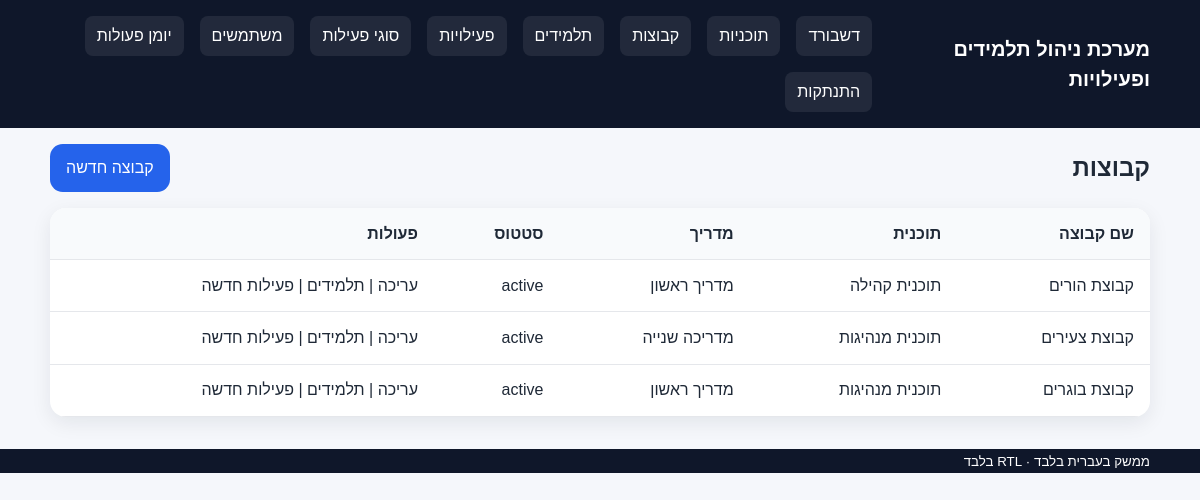
/groups.php (signed in), run on the app's committed database.
### tables this page shows
CREATE TABLE groups (
    id BIGINT UNSIGNED AUTO_INCREMENT PRIMARY KEY,
    program_id BIGINT UNSIGNED NOT NULL,
    name VARCHAR(150) NOT NULL,
    instructor_user_id BIGINT UNSIGNED NOT NULL,
    status ENUM('active', 'inactive') NOT NULL DEFAULT 'active',
    created_at TIMESTAMP NULL DEFAULT CURRENT_TIMESTAMP,
    updated_at TIMESTAMP NULL DEFAULT CURRENT_TIMESTAMP ON UPDATE CURRENT_TIMESTAMP,
    INDEX idx_groups_program (program_id),
    INDEX idx_groups_instructor (instructor_user_id),
    CONSTRAINT fk_groups_program FOREIGN KEY (program_id) REFERENCES programs(id),
    CONSTRAINT fk_groups_instructor FOREIGN KEY (instructor_user_id) REFERENCES users(id)
);

CREATE TABLE programs (
    id BIGINT UNSIGNED AUTO_INCREMENT PRIMARY KEY,
    name VARCHAR(150) NOT NULL,
    status ENUM('active', 'inactive') NOT NULL DEFAULT 'active',
    deleted_at TIMESTAMP NULL DEFAULT NULL,
    created_at TIMESTAMP NULL DEFAULT CURRENT_TIMESTAMP,
    updated_at TIMESTAMP NULL DEFAULT CURRENT_TIMESTAMP ON UPDATE CURRENT_TIMESTAMP
);

CREATE TABLE users (
    id BIGINT UNSIGNED AUTO_INCREMENT PRIMARY KEY,
    full_name VARCHAR(150) NOT NULL,
    username VARCHAR(100) NOT NULL UNIQUE,
    phone VARCHAR(30) NULL,
    password_hash VARCHAR(255) NOT NULL,
    role ENUM('admin', 'coordinator', 'instructor') NOT NULL,
    is_active TINYINT(1) NOT NULL DEFAULT 1,
    deleted_at TIMESTAMP NULL DEFAULT NULL,
    created_at TIMESTAMP NULL DEFAULT CURRENT_TIMESTAMP,
    updated_at TIMESTAMP NULL DEFAULT CURRENT_TIMESTAMP ON UPDATE CURRENT_TIMESTAMP
);

### config/config.php (called while the page is built)
<?php
return [
    'app_name' => 'מערכת ניהול תלמידים ופעילויות',
    'base_url' => '/public',
    'db' => [
        'host' => '127.0.0.1',
        'port' => '3306',
        'name' => 'student_mvp',
        'user' => 'root',
        'pass' => '',
        'charset' => 'utf8mb4',
    ],
    'session_name' => 'student_mvp_session',
];

### includes/db.php (called while the page is built, shortened)
<?php
function getConfig(): array
{
    static $config = null;
    if ($config === null) {
        $config = require __DIR__ . '/../config/config.php';
    }
    return $config;
}

### includes/auth.php (called while the page is built, shortened)
<?php
require_once __DIR__ . '/db.php';
require_once __DIR__ . '/functions.php';
$config = getConfig();
function user(): ?array
{
    return $_SESSION['user'] ?? null;
}

### includes/functions.php (called while the page is built, shortened)
<?php
function e($value): string
{
    return htmlspecialchars((string)$value, ENT_QUOTES, 'UTF-8');
}
function currentPath(): string
{
    return basename(parse_url($_SERVER['REQUEST_URI'] ?? '', PHP_URL_PATH) ?: '');
}
function isCurrentPage(string $fileName): bool
{
    return currentPath() === $fileName;
}

### includes/permissions.php (called while the page is built, shortened)
<?php
require_once __DIR__ . '/auth.php';
function isAdmin(): bool
{
    return user() && user()['role'] === 'admin';
}
function isInstructor(): bool
{
    return user() && user()['role'] === 'instructor';
}

### public/groups.php (the view, shortened to what this page needs)
<?php
require_once __DIR__ . '/../includes/permissions.php';
$db = getDB();
if (isInstructor()) {
    $stmt = $db->prepare('SELECT g.*, p.name AS program_name, u.full_name AS instructor_name FROM groups g JOIN programs p ON p.id = g.program_id JOIN users u ON u.id = g.instructor_user_id WHERE g.instructor_user_id = :uid ORDER BY g.id DESC');
    $stmt->execute(['uid' => user()['id']]);
    $groups = $stmt->fetchAll();
} else {
    $groups = $db->query('SELECT g.*, p.name AS program_name, u.full_name AS instructor_name FROM groups g JOIN programs p ON p.id = g.program_id JOIN users u ON u.id = g.instructor_user_id ORDER BY g.id DESC')->fetchAll();
}
include __DIR__ . '/../includes/header.php';
?>
<section class="page-header actions-between"><h2>קבוצות</h2><?php if (!isInstructor()): ?><a class="btn primary" href="group_form.php">קבוצה חדשה</a><?php endif; ?></section>
<div class="table-wrap"><table><thead><tr><th>שם קבוצה</th><th>תוכנית</th><th>מדריך</th><th>סטטוס</th><th>פעולות</th></tr></thead><tbody>
<?php foreach ($groups as $group): ?>
<tr>
<td><?= e($group['name']) ?></td><td><?= e($group['program_name']) ?></td><td><?= e($group['instructor_name']) ?></td><td><?= e($group['status']) ?></td>
<td><?php if (!isInstructor()): ?><a href="group_form.php?id=<?= (int)$group['id'] ?>">עריכה</a> | <?php endif; ?><a href="students.php?group_id=<?= (int)$group['id'] ?>">תלמידים</a> | <a href="activity_form.php?group_id=<?= (int)$group['id'] ?>">פעילות חדשה</a></td>
</tr>
<?php endforeach; ?>
</tbody></table></div>
<?php include __DIR__ . '/../includes/footer.php'; ?>

### includes/header.php (shortened to what this page needs)
<?php require_once __DIR__ . '/permissions.php'; ?>
<!doctype html>
<html lang="he" dir="rtl">
<head>
    <link rel="stylesheet" href="../assets/css/reset.css">
    <link rel="stylesheet" href="../assets/css/layout.css">
    <link rel="stylesheet" href="../assets/css/forms.css">
    <link rel="stylesheet" href="../assets/css/tables.css">
    <link rel="stylesheet" href="../assets/css/mobile.css">
    <link rel="stylesheet" href="../assets/css/app.css">
</head>
<body>
<header class="site-header">
    <div class="container header-inner">
        <h1 class="site-title"><?= e(getConfig()['app_name']) ?></h1>
        <?php if (user()): ?>
            <nav class="main-nav">
                <a class="<?= isCurrentPage('dashboard.php') ? 'active' : '' ?>" href="dashboard.php">דשבורד</a>
                <?php if (isAdmin() || isCoordinator()): ?>
                    <a class="<?= isCurrentPage('programs.php') ? 'active' : '' ?>" href="programs.php">תוכניות</a>
                <?php endif; ?>
                <a class="<?= isCurrentPage('groups.php') ? 'active' : '' ?>" href="groups.php">קבוצות</a>
                <a class="<?= isCurrentPage('students.php') ? 'active' : '' ?>" href="students.php">תלמידים</a>
                <a class="<?= isCurrentPage('activities.php') ? 'active' : '' ?>" href="activities.php">פעילויות</a>
                <?php if (isAdmin() || isCoordinator()): ?>
                    <a class="<?= isCurrentPage('activity_types.php') ? 'active' : '' ?>" href="activity_types.php">סוגי פעילות</a>
                    <a class="<?= isCurrentPage('users.php') ? 'active' : '' ?>" href="users.php">משתמשים</a>
                    <a class="<?= isCurrentPage('audit_logs.php') ? 'active' : '' ?>" href="audit_logs.php">יומן פעולות</a>
                <?php endif; ?>
                <a href="logout.php">התנתקות</a>
            </nav>
        <?php endif; ?>
    </div>
</header>
<main class="container main-content">

### includes/footer.php (shortened to what this page needs)
<?php require_once __DIR__ . '/auth.php'; ?>
</main>
<footer class="site-footer">
    <div class="container">
        <small>ממשק בעברית בלבד · RTL בלבד</small>
    </div>
</footer>
</body>
</html>

### assets/css/layout.css (style rules this page uses)
body { font-family:Arial,sans-serif;background:#f5f7fb;color:#1f2937;line-height:1.5 }
.container { width:min(1100px,92%);margin-inline:auto }
.site-header,.site-footer { background:#0f172a;color:#fff }
.header-inner,.main-nav,.actions-between,.button-row { display:flex;gap:1rem;align-items:center }
.header-inner { justify-content:space-between;padding:1rem 0 }
.main-nav { flex-wrap:wrap }
.main-nav a { padding:.5rem .75rem;border-radius:.5rem;background:rgba(255,255,255,.08) }
.main-content { padding:1rem 0 2rem }
.site-title { font-size:1.25rem }
.page-header { margin-bottom:1rem }
.actions-between { justify-content:space-between }

### assets/css/forms.css (style rules this page uses)
.btn { display:inline-flex;justify-content:center;align-items:center;padding:.75rem 1rem;border:none;border-radius:.8rem;background:#e2e8f0;color:#111827;cursor:pointer }
.btn.primary { background:#2563eb;color:#fff }

### assets/css/tables.css (style rules this page uses)
.table-wrap { overflow:auto;background:#fff;border-radius:1rem;box-shadow:0 6px 20px rgba(15,23,42,.08) }
table { width:100%;border-collapse:collapse;min-width:640px }
th,td { padding:.85rem 1rem;text-align:right;border-bottom:1px solid #e5e7eb }
thead th { background:#f8fafc;font-weight:700 }

### assets/css/app.css (style rules this page uses)
body { background: #f5f7fb; color: #1f2937; }
.actions-between { display: flex; justify-content: space-between; align-items: center; gap: 12px; }

### data on the page
groups: name "קבוצת הורים", program.name "תוכנית קהילה", instructor_user.full_name "מדריך ראשון", status "active"
groups: name "קבוצת צעירים", program.name "תוכנית מנהיגות", instructor_user.full_name "מדריכה שנייה", status "active"
groups: name "קבוצת בוגרים", program.name "תוכנית מנהיגות", instructor_user.full_name "מדריך ראשון", status "active"

### other printed values
getConfig()['app_name'] "מערכת ניהול תלמידים ופעילויות"
